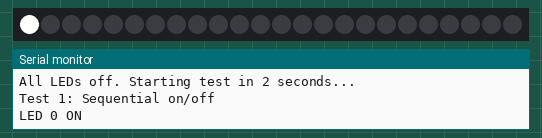
A program run on a simulated ESP32-S3. Parts: 24 RGB LEDs in strip order, left to right, the last lines printed to the serial monitor. Dim RGB values are drawn brighter than linear.

Above: at 3.1 s.
At 4.5 s:
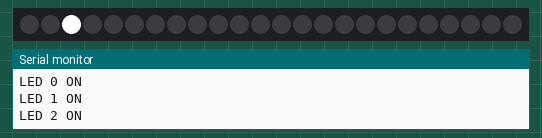
At 5.2 s:
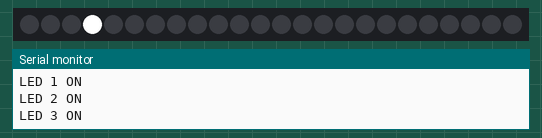
At 5.9 s:
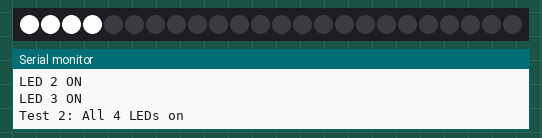
At 10.67 s:
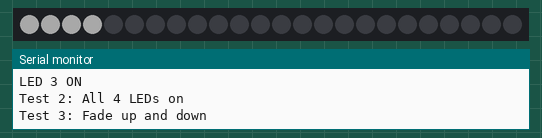
At 13.7 s:
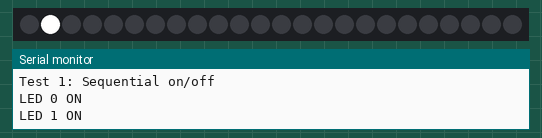

The program:

main.cpp
```cpp
#include <Arduino.h>
#include <Adafruit_TLC5947.h>

// TLC5947 pin definitions
#define DATA_PIN   10
#define CLK_PIN    11
#define LATCH_PIN  12
#define NUM_TLC5947 1

Adafruit_TLC5947 tlc = Adafruit_TLC5947(NUM_TLC5947, CLK_PIN, DATA_PIN, LATCH_PIN);

void setup() {
  Serial.begin(115200);
  delay(1000);
  Serial.println("TLC5947 Test Starting...");

  tlc.begin();

  // Turn all LEDs off first
  for (int i = 0; i < 24; i++) {
    tlc.setPWM(i, 0);
  }
  tlc.write();

  Serial.println("All LEDs off. Starting test in 2 seconds...");
  delay(2000);
}

void loop() {
  // Test 1: Turn on LEDs 0-3 one at a time
  Serial.println("Test 1: Sequential on/off");
  for (int i = 0; i < 4; i++) {
    Serial.printf("LED %d ON\n", i);
    tlc.setPWM(i, 4095);  // Full brightness (12-bit max)
    tlc.write();
    delay(500);

    tlc.setPWM(i, 0);     // Off
    tlc.write();
    delay(200);
  }

  // Test 2: All 4 LEDs on together
  Serial.println("Test 2: All 4 LEDs on");
  for (int i = 0; i < 4; i++) {
    tlc.setPWM(i, 4095);
  }
  tlc.write();
  delay(1000);

  // Test 3: Fade all 4 LEDs
  Serial.println("Test 3: Fade up and down");
  for (int brightness = 0; brightness <= 4095; brightness += 100) {
    for (int i = 0; i < 4; i++) {
      tlc.setPWM(i, brightness);
    }
    tlc.write();
    delay(50);
  }
  for (int brightness = 4095; brightness >= 0; brightness -= 100) {
    for (int i = 0; i < 4; i++) {
      tlc.setPWM(i, brightness);
    }
    tlc.write();
    delay(50);
  }

  // All off before repeating
  for (int i = 0; i < 4; i++) {
    tlc.setPWM(i, 0);
  }
  tlc.write();

  Serial.println("Test complete. Repeating in 2 seconds...\n");
  delay(2000);
}
```

Measured:
- by itself, everything shown: repeats every 9.9 s, in 38 steps
- what the display in image 3 shows lasts 1.0 s, from 5.8 s to 6.8 s
